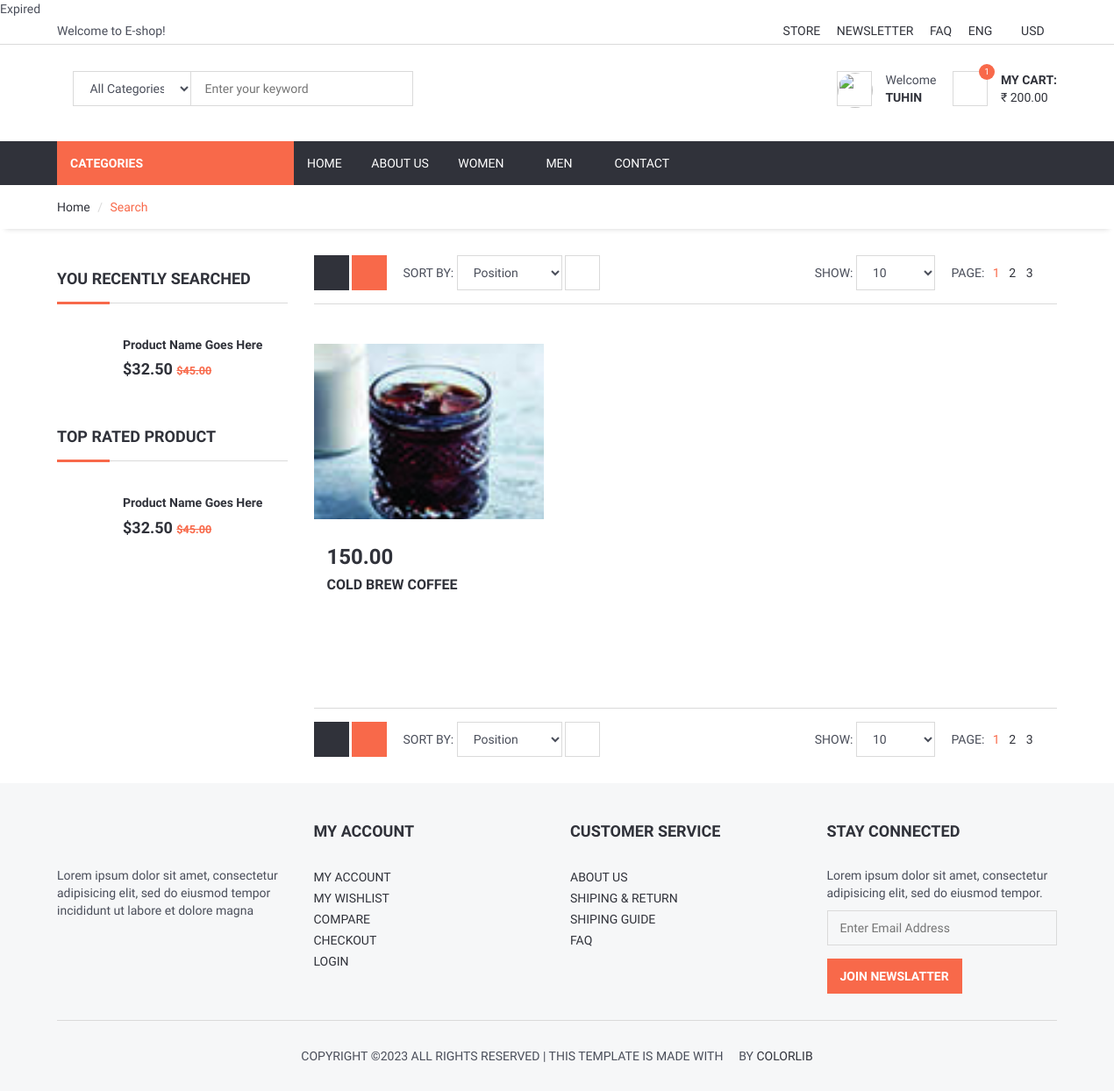
The app's page /search/ (signed in) with its own data.
### product/models.py (models this page shows, shortened)
class Product(models.Model):
    STATUS = (
        ('True', 'True'),
        ('False', 'False'),
    )
    VARIANTS = (
        ('None', 'None'),
        ('Size', 'Size'),
        ('Color', 'Color'),
        ('Size-Color', 'Size-Color'),
    )
    category = models.ForeignKey(Category, on_delete=models.CASCADE) #many to one relation with Category
    title = models.CharField(max_length=150)
    keywords = models.CharField(max_length=255)
    description = models.TextField(max_length=500)
    image=models.ImageField(upload_to='images/',null=False)
    price = models.DecimalField(max_digits=12, decimal_places=2,default=0)
    amount=models.IntegerField(default=0)
    minamount=models.IntegerField(default=3)
    variant=models.CharField(max_length=10,choices=VARIANTS, default='None')
    detail= RichTextUploadingField()
    slug = models.SlugField(null=False, unique=True)
    status=models.CharField(max_length=10,choices=STATUS)
    create_at=models.DateTimeField(auto_now_add=True)
    update_at=models.DateTimeField(auto_now=True)
    goeswell = models.ForeignKey('self', on_delete=models.CASCADE, blank=True, null=True, related_name='well')
    weightInGram = models.IntegerField(default=100)
    def __str__(self):
        return self.title
    def image_tag(self):
        return mark_safe('<img src="{}" height="50px" width="50px"/>'.format(self.image.url))
    image_tag.short_description = 'image'
    def avaregereview(self):
        reviews = Comment.objects.filter(product=self, status='True').aggregate(avarage=Avg('rate'))
        avg = 0
        if reviews["avarage"] is not None:
            avg = float(reviews["avarage"])
        return avg

### home/views.py (the view)
# urls.py: path('search/', views.search, name='search'),
def search(request):
    current_user = request.user  # Access User Session information
    setting = Setting.objects.get(pk=1)
    wishlist = WishList.objects.filter(user_id=current_user.id)
    myshopcart = ShopCart.objects.filter(user_id=current_user.id)
    variant = Variants.objects.all()
    if request.method == 'POST': # check post
        form = SearchForm(request.POST)
        if form.is_valid():
            query = form.cleaned_data['query'] # get form input data
            catid = form.cleaned_data['catid']
            if catid==0:
                good_matches = Product.objects.filter(Q(title__icontains=query))
                just_ok_matches = Product.objects.filter(Q(title__icontains=query) | Q(keywords__icontains=query)
                                                         | Q(description__icontains=query))
                products = (list(good_matches) + list(just_ok_matches))
                products = pd.Series(products).drop_duplicates().tolist()
            else:
                good_matches = Product.objects.filter(Q(title__icontains=query),category_id=catid)
                just_ok_matches = Product.objects.filter(Q(title__icontains=query) | Q(keywords__icontains=query)
                                                         | Q(description__icontains=query),category_id=catid)
                products = (list(good_matches) + list(just_ok_matches))
                products = pd.Series(products).drop_duplicates().tolist()
            print(products)
            SearchHistory.objects.filter(user_id=current_user.id, searchedNow=True).update(searchedNow=False)
            saveFirst = SearchHistory.objects.filter(user_id=current_user.id, searchedNow=False).order_by('-timestamp')[2:]
            for sF in saveFirst:
                sF.delete()
            if(current_user.id):
                for p in products:
                    history = SearchHistory()
                    history.user_id = current_user.id
                    history.product_id = p.id
                    history.searchedNow = True
                    history.searchWord = query
                    history.save()
            category = Category.objects.all()
            context = {'setting' : setting, 'products': products, 'query':query,
                       'wishlist':wishlist, 'myshopcart': myshopcart, 'variant': variant, }
            return render(request, 'search_products.html', context)
        return HttpResponseRedirect('/')
    else:
        history =  SearchHistory.objects.filter(user_id = current_user.id, searchedNow = True)
        products= list()
        for s in history:
            products.append(Product.objects.get(id = s.product_id))
        print(products)
        context = {'setting': setting, 'products': products,
                   'wishlist': wishlist, 'myshopcart': myshopcart, 'variant': variant, }
        return render(request, 'search_products.html', context)

### home/templates/search_products.html (shortened to what this page needs)
{% extends 'homebase.html' %}
{% block sidebar %} {% include 'sidebar.html' %} {% endblock %}
{% block body %}
	<div id="breadcrumb">
		<div class="container">
			<ul class="breadcrumb">
				<li><a href="/home">Home</a></li>
				<li class="active">Search</li>
			</ul>
		</div>
	</div>
	<div class="section">
		<div class="container">
			<div class="row">
				<div id="aside" class="col-md-3">
					<div class="aside">
						<h3 class="aside-title">You recently searched</h3>
						<div class="product product-widget">
							<div class="product-thumb">
							</div>
							<div class="product-body">
								<h2 class="product-name"><a href="#">Product Name Goes Here</a></h2>
								<h3 class="product-price">$32.50 <del class="product-old-price">$45.00</del></h3>
								<div class="product-rating">
									<i class="fa fa-star"></i>
									<i class="fa fa-star"></i>
									<i class="fa fa-star"></i>
									<i class="fa fa-star"></i>
									<i class="fa fa-star-o empty"></i>
								</div>
							</div>
						</div>
					</div>
					<div class="aside">
						<h3 class="aside-title">Top Rated Product</h3>
						<div class="product product-widget">
							<div class="product-thumb">
							</div>
							<div class="product-body">
								<h2 class="product-name"><a href="#">Product Name Goes Here</a></h2>
								<h3 class="product-price">$32.50 <del class="product-old-price">$45.00</del></h3>
								<div class="product-rating">
									<i class="fa fa-star"></i>
									<i class="fa fa-star"></i>
									<i class="fa fa-star"></i>
									<i class="fa fa-star"></i>
									<i class="fa fa-star-o empty"></i>
								</div>
							</div>
						</div>
					</div>
				</div>
				<div id="main" class="col-md-9">
					<div class="store-filter clearfix">
						<div class="pull-left">
							<div class="row-filter">
								<a href="#"><i class="fa fa-th-large"></i></a>
								<a href="#" class="active"><i class="fa fa-bars"></i></a>
							</div>
							<div class="sort-filter">
								<span class="text-uppercase">Sort By:</span>
								<select class="input">
										<option value="0">Position</option>
									</select>
								<a href="#" class="main-btn icon-btn"><i class="fa fa-arrow-down"></i></a>
							</div>
						</div>
						<div class="pull-right">
							<div class="page-filter">
								<span class="text-uppercase">Show:</span>
								<select class="input">
										<option value="0">10</option>
									</select>
							</div>
							<ul class="store-pages">
								<li><span class="text-uppercase">Page:</span></li>
								<li class="active">1</li>
								<li><a href="#">2</a></li>
								<li><a href="#">3</a></li>
								<li><a href="#"><i class="fa fa-caret-right"></i></a></li>
							</ul>
						</div>
					</div>
					<div id="store">
						<div class="row">
    {% for rs in products %}
							{% if rs.variant != 'None' %}
				{% for vw in variant %}
				{% if rs.id == vw.product_id %}
				<div class="col-md-4 col-sm-6 col-xs-6" style="height:400px;">
					<div class="product product-single">
						<div class="product-thumb">
							<a href="/product/{{ rs.id }}/{{ rs.slug }}" class="main-btn quick-view"><i class="fa fa-search-plus"></i> Quick view</a>
							 {% if vw.image_id > 0 %}
                                    <img alt="" src="{{vw.image }}" style=" height: 200px; object-fit: cover;" >
                                    {% else %}
                                    <img alt="" src="{{rs.image.url}}" style=" height: 200px; object-fit: cover;">
                                    {% endif %}
						</div>
						<div class="product-body">
							<h3 class="product-price">{{vw.price}}</h3>
							<div class="product-rating">
								<div class="product-rating">
								<i class="fa fa-star{% if rs.avaregereview < 1 %}-o empty{% endif %}"></i>
                                <i class="fa fa-star{% if rs.avaregereview < 2 %}-o empty{% endif %}"></i>
                                <i class="fa fa-star{% if rs.avaregereview < 3 %}-o empty{% endif %}"></i>
                                <i class="fa fa-star{% if rs.avaregereview < 4 %}-o empty{% endif %}"></i>
                                <i class="fa fa-star{% if rs.avaregereview < 5 %}-o empty{% endif %}"></i>
							</div>
							</div>
							<h2 class="product-name"><a href="/product/{{ rs.id }}/{{ rs.slug }}">{{rs.title}}</a></h2>
							{% if vw.size != None and vw.color != None %}<h5> Size: {{ vw.size }} | Color: {{ vw.color }} {% endif %}</h5>
							{% if vw.size != None and vw.color == None %}<h5> Size: {{ vw.size }} {% endif %}</h5>
							{% if vw.size == None and vw.color != None %}<h5> Color: {{ vw.color }} {% endif %}</h5>
							<div class="product-btns">
								<form action="/product/addtowishlist/{{ rs.id }}/" id="addwishlist-form" method="post" style="display: inline;">
									<input type="hidden" name="checked" id="checked" value="True">
									<input type="hidden" name="variantid" id="variantid" value="{{ vw.id }}">
									{% csrf_token %}
								{% for xy in wishlist %}
								{% if xy.product_id == rs.id and xy.variant_id == vw.id %}
									{% with  m="m" %}
									<button type="submit" id="btn1{{xy.id}}" class="main-btn icon-btn primary-btn"><i class="fa fa-heart"></i></button>
									{% endwith %}
									{% endif %}
									{% endfor %}
									<button type="submit" id="btn6{{vw.id}}" class="main-btn icon-btn abc"><i class="fa fa-heart-o empty"></i></button>
								</form>
								<form action="/order/addtoshopcart/{{ rs.id }}" method="post"  id="addchart-form"style="display: inline;">
                                    {% csrf_token %}
                                    <input type="hidden" name="variantid" id="variantid1" value="{{ vw.id }}">
									{% for tu in myshopcart %}
									{% if tu.product == rs and tu.variant == vw %}
									<input class="input main-btn icon-btn" name="quantity" type="number" value= {% if tu.quantity == 0 %}"0" {% else %}"{{tu.quantity}}" {% endif %} min="1" max={% if tu.product.variant != 'None' %}"{{ tu.variant.quantity }}" {% else %} "{{ tu.product.amount }}"{% endif %}>
									{% else %}
									<input type="hidden" name="quantity" id="quantity" value="1">
									{% endif %}
									{% endfor %}
									<button type="submit"  {% if vw.quantity < 1 or rs.amount < 1  %} disabled {% endif %} class="primary-btn add-to-cart">
									<i class="fa fa-shopping-cart"></i> Add to Cart</button>
								</form>
							</div>
						</div>
					</div>
				</div>
				{% endif %}
				{% endfor %}
			{% else %}
				<div class="col-md-4 col-sm-6 col-xs-6" style="height:400px;">
					<div class="product product-single">
						<div class="product-thumb">
							<img src="{{rs.image.url}}" alt="" style=" height: 200px;object-fit: cover;">
						</div>
						<div class="product-body">
							<h3 class="product-price">{{rs.price}}</h3>
							<div class="product-rating">
								<div class="product-rating">
								<i class="fa fa-star{% if rs.avaregereview < 1 %}-o empty{% endif %}"></i>
                                <i class="fa fa-star{% if rs.avaregereview < 2 %}-o empty{% endif %}"></i>
                                <i class="fa fa-star{% if rs.avaregereview < 3 %}-o empty{% endif %}"></i>
                                <i class="fa fa-star{% if rs.avaregereview < 4 %}-o empty{% endif %}"></i>
                                <i class="fa fa-star{% if rs.avaregereview < 5 %}-o empty{% endif %}"></i>
							</div>
							</div>
							<h2 class="product-name"><a href="#">{{rs.title}}</a></h2>
						</div>
					</div>
				</div>
				{% endif %}
        {% endfor %}
						</div>
					</div>
					<div class="store-filter clearfix">
						<div class="pull-left">
							<div class="row-filter">
								<a href="#"><i class="fa fa-th-large"></i></a>
								<a href="#" class="active"><i class="fa fa-bars"></i></a>
							</div>
							<div class="sort-filter">
								<span class="text-uppercase">Sort By:</span>
								<select class="input">
										<option value="0">Position</option>
									</select>
								<a href="#" class="main-btn icon-btn"><i class="fa fa-arrow-down"></i></a>
							</div>
						</div>
						<div class="pull-right">
							<div class="page-filter">
								<span class="text-uppercase">Show:</span>
								<select class="input">
										<option value="0">10</option>
									</select>
							</div>
							<ul class="store-pages">
								<li><span class="text-uppercase">Page:</span></li>
								<li class="active">1</li>
								<li><a href="#">2</a></li>
								<li><a href="#">3</a></li>
								<li><a href="#"><i class="fa fa-caret-right"></i></a></li>
							</ul>
						</div>
					</div>
				</div>
			</div>
		</div>
	</div>
{% endblock %}

### home/templates/header.html (shortened to what this page needs)
{% load static %}
{% load mathfilters %}
	<header>
		<div id="top-header">
			<div class="container">
				<div class="pull-left">
					<span>Welcome to E-shop!</span>
				</div>
				<div class="pull-right">
					<ul class="header-top-links">
						<li><a href="#">Store</a></li>
						<li><a href="#">Newsletter</a></li>
						<li><a href="/faq">FAQ</a></li>
						<li class="dropdown default-dropdown">
							<a class="dropdown-toggle" data-toggle="dropdown" aria-expanded="true">ENG <i class="fa fa-caret-down"></i></a>
						</li>
						<li class="dropdown default-dropdown">
							<a class="dropdown-toggle" data-toggle="dropdown" aria-expanded="true">USD <i class="fa fa-caret-down"></i></a>
						</li>
					</ul>
				</div>
			</div>
		</div>
		<div id="header">
			<div class="container">
				<div class="pull-left">
					<div class="header-search">
						<form action="/search/" method="post">
							<input id="query" name="query" class="input search-input" type="text" placeholder="Enter your keyword">
							<select id="catid" name="catid" class="input search-categories">
								<option value="0">All Categories</option>
								{% load mptt_tags %}
							</select>
							<button class="search-btn"><i class="fa fa-search"></i></button>
						</form>
					</div>
				</div>
				<div class="pull-right">
					<ul class="header-btns">
						<li class="header-account dropdown default-dropdown">
			{% if user.id is not None %}
							<div class="dropdown-toggle" role="button" data-toggle="dropdown" aria-expanded="true">
								<div class="header-btns-icon">
									<img src="{{ request.session.userimage }}" style="height:40px; width:40px; border-radius:50%; object-fit: cover; " > </img>
								</div>
								Welcome<p>
								<strong class="text-uppercase">{{user.username}} <i class="fa fa-caret-down"></i></strong>
							</div>
			{% else %}
							Hello There<p>
							<a href="/login" class="text-uppercase" >Login</a> / <a href="/signup" class="text-uppercase">Join</a>
			{% endif %}
						</li>
						<li class="header-cart dropdown default-dropdown">
							<a class="dropdown-toggle" data-toggle="dropdown" aria-expanded="true">
								<div class="header-btns-icon">
									<i class="fa fa-shopping-cart"></i>
									<span class="qty">{{ count }}</span>
								</div>
								<strong class="text-uppercase">My Cart:</strong>
								<br>
								<span>₹ {{totalamount}}</span>
							</a>
						</li>
					</ul>
				</div>
			</div>
		</div>
	</header>

### records on screen
Product: image (picture), price "150.00", title "COLD BREW COFFEE"

### other values on screen
{{ sub_dict.subscriptionPeriod }} "Expired"
{{ user.username }} "TUHIN"
{{ count }} "1"
{{ totalamount }} "200.00"
